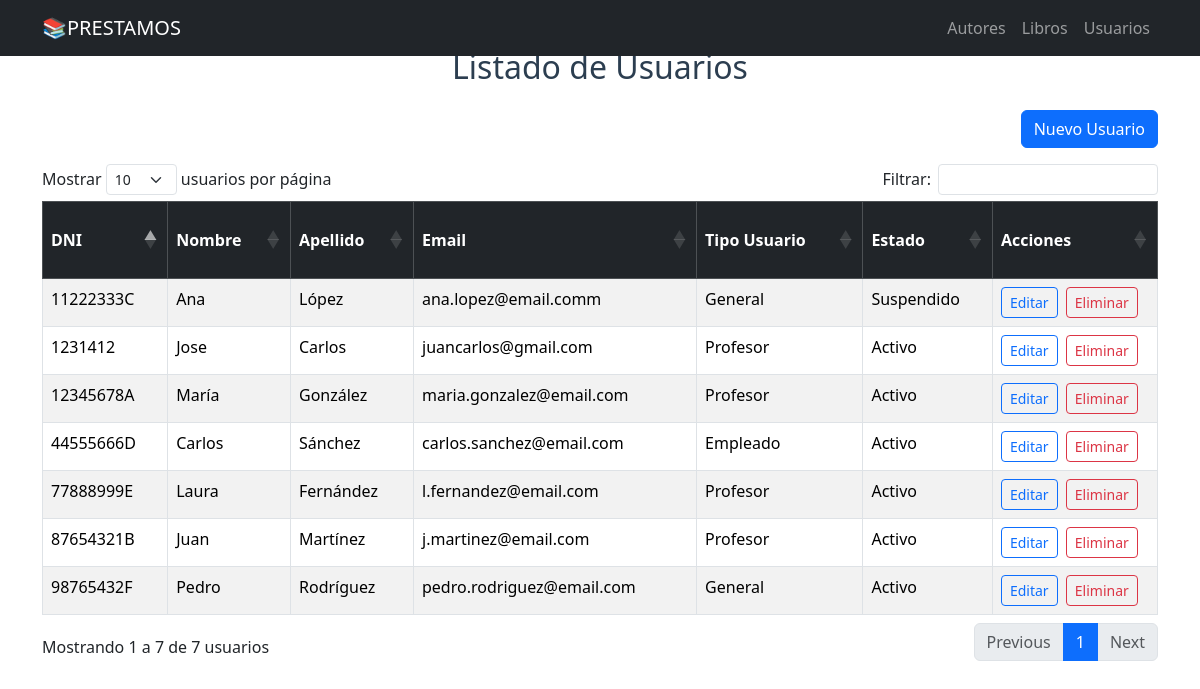
The page /usuarios on the database its author committed.
### app/models/usuarios.py (models this page shows, shortened)
class Usuario(Base):
    __tablename__ = 'usuarios'
    usuario_id = Column(Integer, primary_key=True)
    dni = Column(Text, nullable=False)
    nombre = Column(Text, nullable=False)
    apellido = Column(Text, nullable=False)
    email = Column(Text, nullable=False)
    rol_id = Column(Integer, ForeignKey('roles.rol_id'))
    estado_id = Column(Integer, ForeignKey('estados_usuarios.estado_usuario_id'))
    rol = relationship("Rol", back_populates="usuarios")
    estado = relationship(
        "Estado",
        back_populates="usuarios",
        primaryjoin="Usuario.estado_id == Estado.estado_usuario_id"
    )
    prestamos = relationship("Prestamo", back_populates="usuario")  # Asumiendo que Prestamo existe

### app/models/rol.py (models this page shows, shortened)
class Rol(Base):
    __tablename__ = 'roles'
    rol_id = Column(Integer, primary_key=True)
    nombre = Column(Text, nullable=False)
    usuarios = relationship("Usuario", back_populates="rol")

### app/models/estados_usuario.py (models this page shows, shortened)
class Estado(Base):
    __tablename__ = "estados_usuarios"
    estado_usuario_id = Column(Integer, primary_key=True, autoincrement=True)
    nombre = Column(Text, nullable=False, unique=True)
    usuarios = relationship(
        "Usuario",
        back_populates="estado"
    )

### app/frontend/usuarios.py (the view)
@router.get("/usuarios", response_class=HTMLResponse)
async def list_usuarios(request: Request):
    usuarios = db_usuarios.get_todos()
    return templates.TemplateResponse(
        "usuarios/list.html",
        {"request": request, "usuarios": usuarios}
    )

### templates/usuarios/list.html (shortened to what this page needs)
{% extends "base.html" %}
{% block content %}
<br>
<h2 class="mb-4 text-center">Listado de Usuarios</h2>
<div class="mb-3 text-end">
    <a href="/usuarios/create" class="btn btn-primary">
         Nuevo Usuario
    </a>
</div>
<table id="tabla-usuarios" class="table table-striped table-hover table-bordered">
    <thead class="table-dark">
        <tr>
            <th>DNI</th>
            <th>Nombre</th>
            <th>Apellido</th>
            <th>Email</th>
            <th>Tipo Usuario</th>
            <th>Estado</th>
            <th>Acciones</th>
        </tr>
    </thead>
    <tbody>
    {% for usuario in usuarios %}
        <tr>
            <td>{{ usuario.dni }}</td>
            <td>{{ usuario.nombre }}</td>
            <td>{{ usuario.apellido }}</td>
            <td>{{ usuario.email }}</td>
            <td>{{ usuario.rol.nombre }}</td>
            <td>{{ usuario.estado.nombre }}</td>
            <td>
                <a href="/usuarios/{{ usuario.usuario_id }}" class="btn btn-sm btn-outline-primary me-1">
                     Editar
                </a>
                <form method="post" action="/api/usuarios/{{ usuario.usuario_id }}/eliminar" class="d-inline"
                      onsubmit="return confirm('¿Estás seguro que querés eliminar este usuario?');">
                    <button type="submit" class="btn btn-sm btn-outline-danger">
                         Eliminar
                    </button>
                </form>
            </td>
        </tr>
    {% endfor %}
    </tbody>
</table>
{% endblock %}

### static/css/styles.css (style rules this page uses)
h1, h2 { text-align: center; margin-bottom: 2.5rem; color: #2c3e50; }

### templates/usuarios/list.html (style rules this page uses)
#tabla-usuarios thead tr th { height: 60px; vertical-align: middle; }
#tabla-usuarios thead tr th:last-child, #tabla-usuarios tbody tr td:last-child { width: 130px; white-space: nowrap; }

### rows shown on the page
Usuario: dni "12345678A", nombre "María", apellido "González", email "maria.gonzalez@email.com", rol.nombre "Profesor", estado.nombre "Activo"
Usuario: dni "87654321B", nombre "Juan", apellido "Martínez", email "j.martinez@email.com", rol.nombre "Profesor", estado.nombre "Activo"
Usuario: dni "11222333C", nombre "Ana", apellido "López", email "ana.lopez@email.comm", rol.nombre "General", estado.nombre "Suspendido"
Usuario: dni "44555666D", nombre "Carlos", apellido "Sánchez", email "carlos.sanchez@email.com", rol.nombre "Empleado", estado.nombre "Activo"
Usuario: dni "77888999E", nombre "Laura", apellido "Fernández", email "l.fernandez@email.com", rol.nombre "Profesor", estado.nombre "Activo"
Usuario: dni "98765432F", nombre "Pedro", apellido "Rodríguez", email "pedro.rodriguez@email.com", rol.nombre "General", estado.nombre "Activo"
Usuario: dni "1231412", nombre "Jose", apellido "Carlos", email "juancarlos@gmail.com", rol.nombre "Profesor", estado.nombre "Activo"
